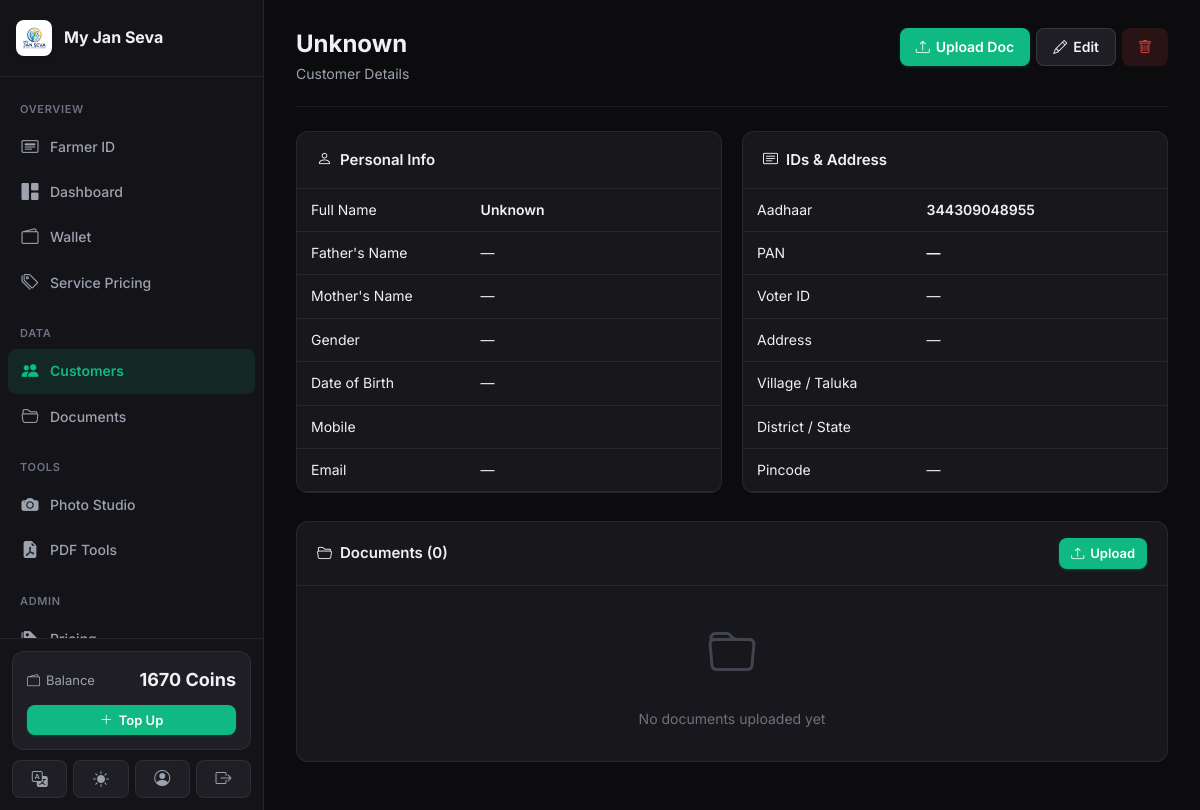
Screenshot of /customers/3/ (signed in) with the database file from the repository.
### apps/wallet/models.py (models this page shows, shortened)
class Wallet(models.Model):
    user = models.OneToOneField(settings.AUTH_USER_MODEL, on_delete=models.CASCADE, related_name='wallet')
    balance = models.DecimalField(max_digits=10, decimal_places=2, default=Decimal('0.00'))
    created_at = models.DateTimeField(auto_now_add=True)
    updated_at = models.DateTimeField(auto_now=True)

### apps/customers/models.py (models this page shows, shortened)
class Customer(models.Model):
    GENDER_CHOICES = [('M', 'Male'), ('F', 'Female'), ('O', 'Other')]
    created_by = models.ForeignKey(settings.AUTH_USER_MODEL, on_delete=models.SET_NULL, null=True, related_name='customers')
    full_name = models.CharField(max_length=120)
    father_name = models.CharField(max_length=120, blank=True)
    mother_name = models.CharField(max_length=120, blank=True)
    gender = models.CharField(max_length=1, choices=GENDER_CHOICES, blank=True)
    dob = models.DateField(null=True, blank=True)
    mobile = models.CharField(max_length=15)
    alternate_mobile = models.CharField(max_length=15, blank=True)
    email = models.EmailField(blank=True)
    address = models.TextField(blank=True)
    village = models.CharField(max_length=100, blank=True)
    taluka = models.CharField(max_length=100, blank=True)
    district = models.CharField(max_length=100, blank=True)
    state = models.CharField(max_length=100, blank=True)
    pincode = models.CharField(max_length=6, blank=True)
    aadhaar_number = models.CharField(max_length=14, blank=True)
    pan_number = models.CharField(max_length=10, blank=True)
    voter_id = models.CharField(max_length=20, blank=True)
    photo = models.ImageField(upload_to='customers/photos/', blank=True, null=True)
    signature = models.ImageField(upload_to='customers/signatures/', blank=True, null=True)
    notes = models.TextField(blank=True)
    created_at = models.DateTimeField(auto_now_add=True)
    updated_at = models.DateTimeField(auto_now=True)
    class Meta:
        ordering = ['-created_at']

### apps/customers/views.py (the view)
# urls.py: path('<int:pk>/', views.customer_detail, name='detail'),
@login_required
def customer_detail(request, pk):
    customer = get_object_or_404(Customer, pk=pk, created_by=request.user)
    docs = customer.documents.all()[:10]
    usage = request.user.usage_records.filter(extra_data__customer_id=pk)[:10]
    return render(request, 'customers/detail.html', {
        'customer': customer,
        'docs': docs,
        'usage': usage,
        'page_title': customer.full_name,
    })

### apps/accounts/models.py (called while the page is built)
    @property
    def is_admin(self):
        return self.role == 'admin'

### apps/core/context_processors.py (called while the page is built)
def site_settings(request):
    return {
        'SITE_NAME': 'My Jan Seva',
        'SITE_TAGLINE': 'Complete Document & ID Services Platform',
    }

### apps/pricing/context_processors.py (called while the page is built)
def service_prices(request):
    prices = cache.get('service_prices')
    if prices is None:
        prices = {s.slug: s for s in Service.objects.filter(is_active=True)}
        cache.set('service_prices', prices, 300)
    return {'service_prices': prices}

### apps/wallet/context_processors.py (called while the page is built)
def wallet_balance(request):
    if request.user.is_authenticated:
        try:
            balance = request.user.wallet.balance
        except Wallet.DoesNotExist:
            balance = 0
        return {'wallet_balance': balance}
    return {'wallet_balance': 0}

### templates/customers/detail.html
{% extends "base.html" %}
{% block content %}
<div class="page-header">
  <div><h1>{{ customer.full_name }}</h1><div class="subtitle">Customer Details</div></div>
  <div class="d-flex gap-1">
    <a href="{% url 'documents:upload_customer' customer.pk %}" class="btn btn-primary"><i class="bi bi-upload"></i> Upload Doc</a>
    <a href="{% url 'customers:edit' customer.pk %}" class="btn btn-secondary"><i class="bi bi-pencil"></i> Edit</a>
    <a href="{% url 'customers:delete' customer.pk %}" class="btn btn-danger"><i class="bi bi-trash"></i></a>
  </div>
</div>
<div class="grid-2">
  <div class="card">
    <div class="card-header"><div class="card-title"><i class="bi bi-person"></i> Personal Info</div></div>
    <table class="data-table">
      <tbody>
        <tr><td class="text-muted" style="width:40%">Full Name</td><td class="fw-600">{{ customer.full_name }}</td></tr>
        <tr><td class="text-muted">Father's Name</td><td>{{ customer.father_name|default:"—" }}</td></tr>
        <tr><td class="text-muted">Mother's Name</td><td>{{ customer.mother_name|default:"—" }}</td></tr>
        <tr><td class="text-muted">Gender</td><td>{{ customer.get_gender_display|default:"—" }}</td></tr>
        <tr><td class="text-muted">Date of Birth</td><td>{{ customer.dob|date:"d M Y"|default:"—" }}</td></tr>
        <tr><td class="text-muted">Mobile</td><td class="fw-600">{{ customer.mobile }}</td></tr>
        <tr><td class="text-muted">Email</td><td>{{ customer.email|default:"—" }}</td></tr>
      </tbody>
    </table>
  </div>
  <div class="card">
    <div class="card-header"><div class="card-title"><i class="bi bi-card-text"></i> IDs & Address</div></div>
    <table class="data-table">
      <tbody>
        <tr><td class="text-muted" style="width:40%">Aadhaar</td><td class="fw-600">{{ customer.aadhaar_number|default:"—" }}</td></tr>
        <tr><td class="text-muted">PAN</td><td class="fw-600">{{ customer.pan_number|default:"—" }}</td></tr>
        <tr><td class="text-muted">Voter ID</td><td>{{ customer.voter_id|default:"—" }}</td></tr>
        <tr><td class="text-muted">Address</td><td>{{ customer.address|default:"—" }}</td></tr>
        <tr><td class="text-muted">Village / Taluka</td><td>{{ customer.village|default:"" }} {{ customer.taluka|default:"" }}</td></tr>
        <tr><td class="text-muted">District / State</td><td>{{ customer.district|default:"" }} {{ customer.state|default:"" }}</td></tr>
        <tr><td class="text-muted">Pincode</td><td>{{ customer.pincode|default:"—" }}</td></tr>
      </tbody>
    </table>
  </div>
</div>
<div class="card mt-2">
  <div class="card-header">
    <div class="card-title"><i class="bi bi-folder2-open"></i> Documents ({{ docs|length }})</div>
    <a href="{% url 'documents:upload_customer' customer.pk %}" class="btn btn-primary btn-sm"><i class="bi bi-upload"></i> Upload</a>
  </div>
  {% if docs %}
  <div class="table-wrapper">
    <table class="data-table">
      <thead><tr><th>Name</th><th>Category</th><th>Date</th><th>Actions</th></tr></thead>
      <tbody>
      {% for d in docs %}
      <tr>
        <td class="fw-600">{{ d.name }}</td>
        <td><span class="badge badge-accent">{{ d.get_category_display }}</span></td>
        <td class="text-sm text-muted">{{ d.uploaded_at|date:"d M Y" }}</td>
        <td><a href="{% url 'documents:download' d.pk %}" class="btn btn-secondary btn-sm"><i class="bi bi-download"></i></a></td>
      </tr>
      {% endfor %}
      </tbody>
    </table>
  </div>
  {% else %}
  <div class="empty-state" style="padding:30px"><i class="bi bi-folder"></i><p>No documents uploaded yet</p></div>
  {% endif %}
</div>
{% endblock %}

### templates/base.html (shortened to what this page needs)
{% load static humanize %}
<!DOCTYPE html>
<html lang="en" data-theme="dark">
<head>
  <link rel="stylesheet" href="https://cdn.jsdelivr.net/npm/bootstrap-icons@1.11.3/font/bootstrap-icons.min.css">
  <link rel="stylesheet" href="{% static 'css/main.css' %}">
</head>
<body>
{% if user.is_authenticated %}
<div class="app-shell">
  <aside class="sidebar" id="sidebar">
    <div class="sidebar-top">
      <div class="sidebar-brand">
        <div class="sidebar-brand-icon" style="background: white; box-shadow: 0 2px 4px rgba(0,0,0,0.05);"><img src="{% static 'logo.png' %}" alt="Logo" style="width: 24px; height: 24px; object-fit: contain;"></div>
        <div class="sidebar-brand-text">
          <span class="sidebar-brand-name">My Jan Seva</span>
        </div>
      </div>
    </div>
    <nav class="sidebar-nav" id="sidebarNav">
      <div class="nav-group">
        <div class="nav-group-label">Overview</div>
        <a href="{% url 'id_cards:home' %}" class="nav-link {% if request.resolver_match.namespace == 'id_cards' %}active{% endif %}">
          <i class="bi bi-card-heading"></i><span>Farmer ID</span>
        </a>
        <a href="{% url 'dashboard:home' %}" class="nav-link {% if request.resolver_match.namespace == 'dashboard' %}active{% endif %}">
          <i class="bi bi-grid-1x2-fill"></i><span>Dashboard</span>
        </a>
        <a href="{% url 'wallet:dashboard' %}" class="nav-link {% if request.resolver_match.namespace == 'wallet' %}active{% endif %}">
          <i class="bi bi-wallet2"></i><span>Wallet</span>
        </a>
        <a href="{% url 'pricing:view_pricing' %}" class="nav-link {% if request.resolver_match.url_name == 'view_pricing' %}active{% endif %}">
          <i class="bi bi-tags"></i><span>Service Pricing</span>
        </a>
      </div>
      <div class="nav-group">
        <div class="nav-group-label">Data</div>
        <a href="{% url 'customers:list' %}" class="nav-link {% if request.resolver_match.namespace == 'customers' %}active{% endif %}">
          <i class="bi bi-people-fill"></i><span>Customers</span>
        </a>
        <a href="{% url 'documents:list' %}" class="nav-link {% if request.resolver_match.namespace == 'documents' %}active{% endif %}">
          <i class="bi bi-folder2-open"></i><span>Documents</span>
        </a>
      </div>
      <div class="nav-group">
        <div class="nav-group-label">Tools</div>
        <a href="{% url 'photo_studio:workspace' %}" class="nav-link {% if request.resolver_match.namespace == 'photo_studio' %}active{% endif %}">
          <i class="bi bi-camera-fill"></i><span>Photo Studio</span>
        </a>
        <a href="{% url 'pdf_workspace:home' %}" class="nav-link {% if request.resolver_match.namespace == 'pdf_workspace' %}active{% endif %}">
          <i class="bi bi-file-earmark-pdf-fill"></i><span>PDF Tools</span>
        </a>
      </div>
      {% if user.is_admin %}
      <div class="nav-group">
        <div class="nav-group-label">Admin</div>
        <a href="{% url 'pricing:list' %}" class="nav-link {% if request.resolver_match.namespace == 'pricing' %}active{% endif %}">
          <i class="bi bi-tags-fill"></i><span>Pricing</span>
        </a>
      </div>
      {% endif %}
    </nav>
    <div class="sidebar-footer">
      <div class="sidebar-wallet">
        <div class="sidebar-wallet-row">
          <span class="sidebar-wallet-label"><i class="bi bi-wallet2"></i> Balance</span>
          <span class="sidebar-wallet-amt">{{ wallet_balance|floatformat:0 }} Coins</span>
        </div>
        <a href="{% url 'wallet:topup' %}" class="btn btn-primary btn-sm btn-block">
          <i class="bi bi-plus-lg"></i> Top Up
        </a>
      </div>
      <div class="sidebar-actions">
        <button id="langToggleBtn" class="sidebar-action-btn" title="Switch Language / भाषा बदलें">
          <i class="bi bi-translate"></i>
        </button>
        <button id="themeToggleBtn" class="sidebar-action-btn" title="Toggle Theme">
          <i id="themeToggleIcon" class="bi bi-sun-fill"></i>
        </button>
        <a href="{% url 'accounts:profile' %}" class="sidebar-action-btn" title="Profile">
          <i class="bi bi-person-circle"></i>
        </a>
        <a href="{% url 'accounts:logout' %}" class="sidebar-action-btn sidebar-action-btn--danger" title="Logout">
          <i class="bi bi-box-arrow-right"></i>
        </a>
      </div>
    </div>
  </aside>
  <div class="main-area">
    <main class="page-body">
      {% block content %}{% endblock %}
    </main>
  </div>
</div>
{% else %}
  {% block auth_content %}{% endblock %}
{% endif %}
</body>
</html>

### rows the page displays
Wallet: balance "1670"
Customer: full_name "Unknown", father_name "—", mother_name "—", gender "—", dob "—", email "—", aadhaar_number "344309048955", pan_number "—", voter_id "—", address "—", pincode "—"

### other values shown
{{ docs|length }} "0"
